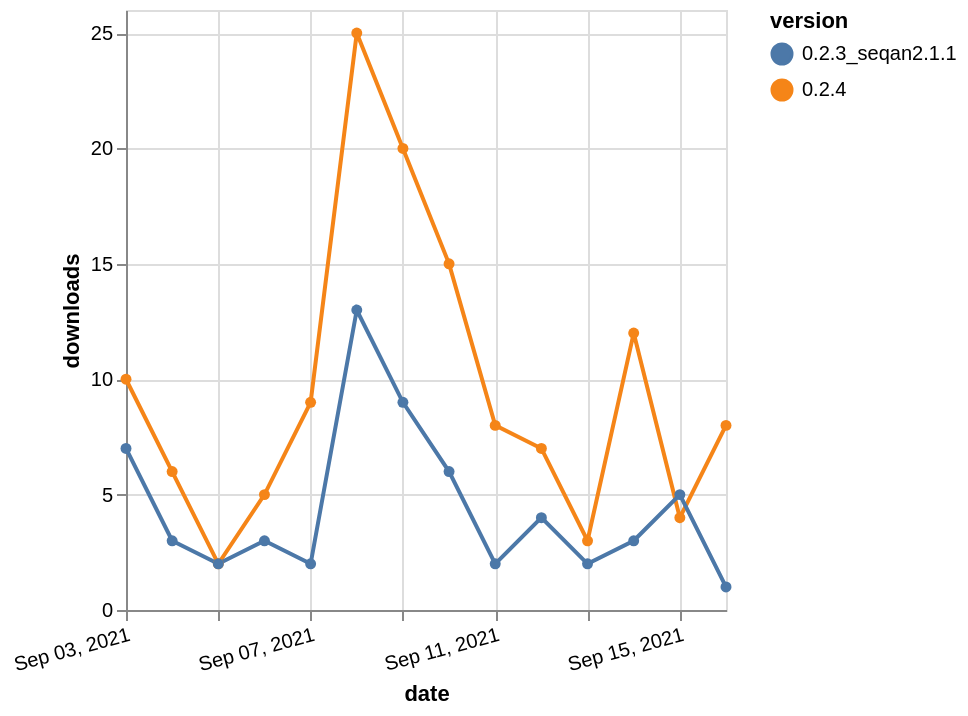

Source (Vega-Lite JSON):
### Vega-Lite specification from a JSON file in a GitHub repository (floating-point values rounded to 4 significant figures)
{"$schema": "https://vega.github.io/schema/vega-lite/v5.json", "description": "A simple bar chart with embedded data.", "data": {"values": [{"date": "2021-09-03", "total": 4060, "delta": 10, "version": "0.2.4"}, {"date": "2021-09-04", "total": 4066, "delta": 6, "version": "0.2.4"}, {"date": "2021-09-05", "total": 4068, "delta": 2, "version": "0.2.4"}, {"date": "2021-09-06", "total": 4073, "delta": 5, "version": "0.2.4"}, {"date": "2021-09-07", "total": 4082, "delta": 9, "version": "0.2.4"}, {"date": "2021-09-08", "total": 4107, "delta": 25, "version": "0.2.4"}, {"date": "2021-09-09", "total": 4127, "delta": 20, "version": "0.2.4"}, {"date": "2021-09-10", "total": 4142, "delta": 15, "version": "0.2.4"}, {"date": "2021-09-11", "total": 4150, "delta": 8, "version": "0.2.4"}, {"date": "2021-09-12", "total": 4157, "delta": 7, "version": "0.2.4"}, {"date": "2021-09-13", "total": 4160, "delta": 3, "version": "0.2.4"}, {"date": "2021-09-14", "total": 4172, "delta": 12, "version": "0.2.4"}, {"date": "2021-09-15", "total": 4176, "delta": 4, "version": "0.2.4"}, {"date": "2021-09-16", "total": 4184, "delta": 8, "version": "0.2.4"}, {"date": "2021-09-03", "total": 6933, "delta": 7, "version": "0.2.3_seqan2.1.1"}, {"date": "2021-09-04", "total": 6936, "delta": 3, "version": "0.2.3_seqan2.1.1"}, {"date": "2021-09-05", "total": 6938, "delta": 2, "version": "0.2.3_seqan2.1.1"}, {"date": "2021-09-06", "total": 6941, "delta": 3, "version": "0.2.3_seqan2.1.1"}, {"date": "2021-09-07", "total": 6943, "delta": 2, "version": "0.2.3_seqan2.1.1"}, {"date": "2021-09-08", "total": 6956, "delta": 13, "version": "0.2.3_seqan2.1.1"}, {"date": "2021-09-09", "total": 6965, "delta": 9, "version": "0.2.3_seqan2.1.1"}, {"date": "2021-09-10", "total": 6971, "delta": 6, "version": "0.2.3_seqan2.1.1"}, {"date": "2021-09-11", "total": 6973, "delta": 2, "version": "0.2.3_seqan2.1.1"}, {"date": "2021-09-12", "total": 6977, "delta": 4, "version": "0.2.3_seqan2.1.1"}, {"date": "2021-09-13", "total": 6979, "delta": 2, "version": "0.2.3_seqan2.1.1"}, {"date": "2021-09-14", "total": 6982, "delta": 3, "version": "0.2.3_seqan2.1.1"}, {"date": "2021-09-15", "total": 6987, "delta": 5, "version": "0.2.3_seqan2.1.1"}, {"date": "2021-09-16", "total": 6988, "delta": 1, "version": "0.2.3_seqan2.1.1"}]}, "width": "container", "mark": {"type": "line", "point": {"filled": true}}, "encoding": {"x": {"field": "date", "type": "temporal", "timeUnit": "yearmonthdate", "title": "date", "axis": {"labelAngle": -15}}, "y": {"field": "delta", "type": "quantitative", "title": "downloads"}, "color": {"field": "version", "type": "nominal"}, "tooltip": {"field": "delta"}}}
